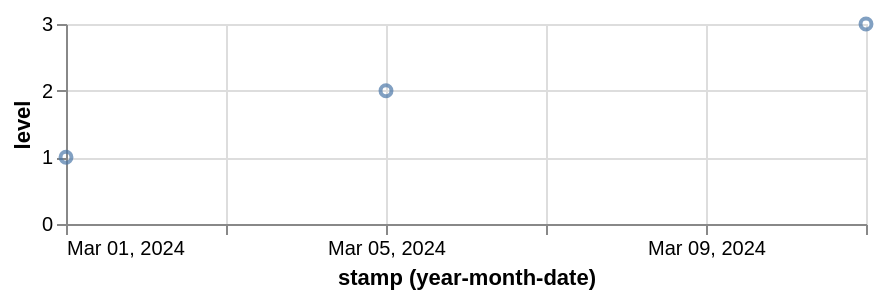

Write the Vega-Lite specification saved for this chart.
### Vega-Lite specification from a JSON file in a GitHub repository (floating-point values rounded to 4 significant figures)
{"$schema": "https://vega.github.io/schema/vega-lite/v5.json", "width": 400, "height": 100, "data": {"values": [{"stamp": "2024-03-01T12:00:00Z", "level": 1}, {"stamp": "2024-03-05T20:00:00Z", "level": 2}, {"stamp": "2024-03-11T12:00:00Z", "level": 3}]}, "mark": "point", "encoding": {"x": {"field": "stamp", "type": "temporal", "timeUnit": "yearmonthdate", "axis": {"tickCount": {"interval": "day", "step": 2}}}, "y": {"field": "level", "type": "quantitative"}}}
